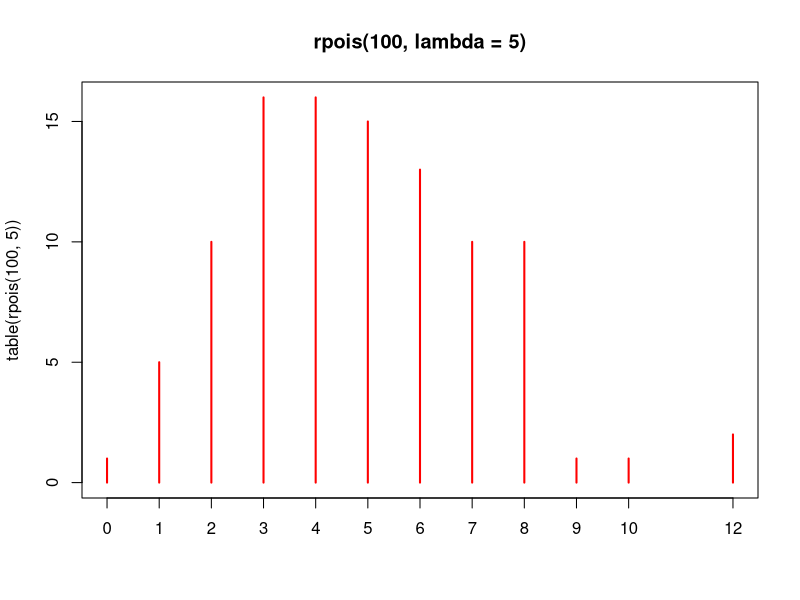
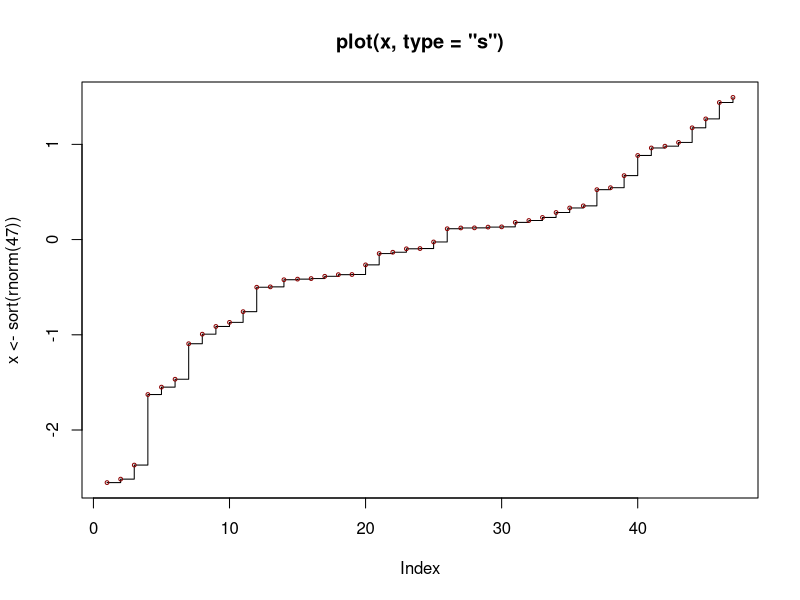

R code for these plots, in order:
# Graf diskrétneho rozdelenia
plot(table(rpois(100, 5)), type = "h", col = "red", lwd = 2,
     main = "rpois(100, lambda = 5)")

# Jednoduché kvantily/ECDF
# Mrkni na ecdf() {library(stats)} pre lepšie riešenie
plot(x <- sort(rnorm(47)), type = "s", main = "plot(x, type = \"s\")")
points(x, cex = .5, col = "dark red")
